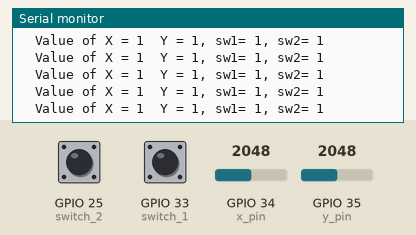
The sketch below on a simulated ESP32. On the bench: the last lines printed to the serial monitor. Inputs (shaded band) come from the test bench; at power-on: GPIO 34 (x_pin) = 2048, GPIO 35 (y_pin) = 2048, GPIO 25 (switch_2) HIGH, GPIO 33 (switch_1) HIGH.

Above: at 1.2 s.
1.3 s: GPIO 34 (x_pin) set to 2866
At 1.31 s:
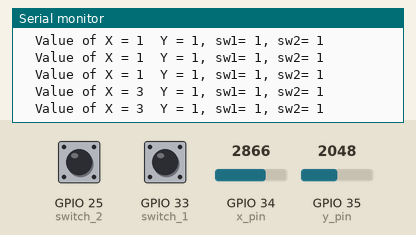
4.3 s: GPIO 35 (y_pin) set to 2866
At 4.33 s:
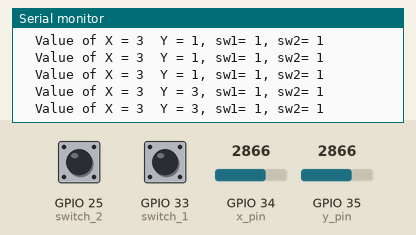
7.3 s: GPIO 25 (switch_2) pulled LOW for 0.15 s
At 7.34 s:
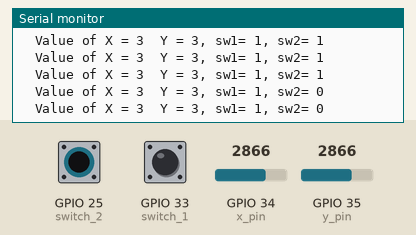
10.4 s: GPIO 33 (switch_1) pulled LOW for 0.15 s
At 13.47 s:
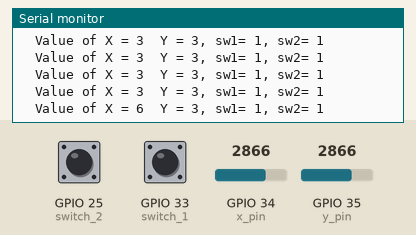
13.5 s: GPIO 34 (x_pin) set to 3603
At 13.57 s:
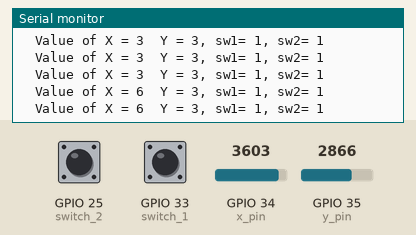
16.5 s: GPIO 25 (switch_2) pulled LOW for 1 s
At 16.59 s:
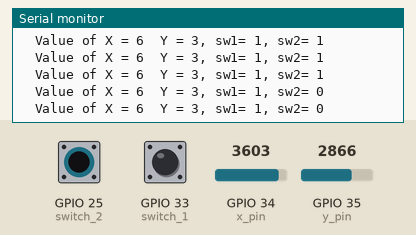
Timing chart, 0 to 19.5 s (numbered marks = the images above; inputs shaded):
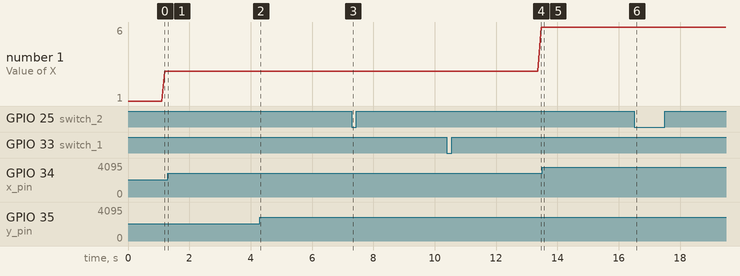

The sketch:

Joystick_test.ino
```cpp
const uint8_t x_pin = 34 ,y_pin = 35, switch_1 = 33, switch_2 =25;        //INPUT pins


bool sw1 = 0, sw2 = 0;
int X = 0, Y = 0;


void setup() {
  // declare the INPUT:
  pinMode(switch_1, INPUT_PULLUP);
  pinMode(switch_2, INPUT_PULLUP);
  pinMode(x_pin, INPUT);
  pinMode(y_pin, INPUT);

  Serial.begin(115200);
}


void loop() {
  // read the value from the joysticks:
  X = analogRead(x_pin);
  Y = analogRead(y_pin);

  sw1 = digitalRead(switch_1);
  sw2 = digitalRead(switch_2);


  X = map(X, 4095, 0, 7, -7);
  Y = map(Y, 4095, 0, 7, -7);

  Serial.printf("Value of X = %d  Y = %d, sw1= %d, sw2= %d \n  ", X, Y, sw1, sw2);


  delay(100);

}
```

Measured:
- after the input at 1.3 s, the serial monitor: prints a new line at once (image 1)
- after the input at 4.3 s, the serial monitor: prints a new line at once (image 2)
- after the input at 7.3 s, the serial monitor: prints a new line at once (image 3)
- after the input at 10.4 s, the serial monitor: prints a new line after 3.1 s (image 4)
- after the input at 13.5 s, the serial monitor: prints a new line after 0.07 s (image 5)
- after the input at 16.5 s, the serial monitor: prints a new line after 0.08 s (image 6)
- plotted number 1: 3 → 6 after the input at 10.4 s
